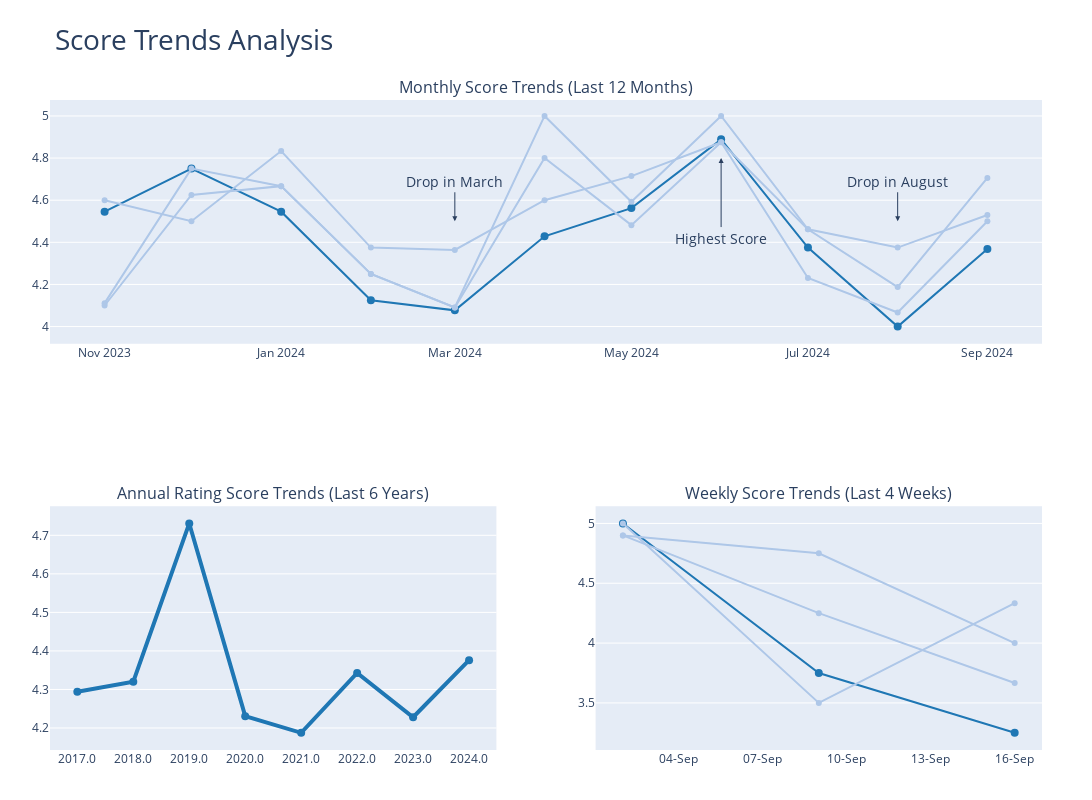

This figure's notebook cell:
### Code cell
# Convert date column to datetime format
reviews['date'] = pd.to_datetime(reviews['date'], errors='coerce')
reviews['month'] = reviews['date'].dt.to_period('M')
reviews['year'] = reviews['date'].dt.year
reviews['week'] = reviews['date'].dt.to_period('W')
reviews['week'] = reviews['date'] - pd.to_timedelta(reviews['date'].dt.weekday, unit='d')
reviews['week'] = reviews['week'].dt.strftime('%Y-%m-%d')

# Filter data for the last periods (months, years, weeks)
last_months = reviews[reviews['date'] >= pd.to_datetime('today') - pd.DateOffset(months=12)]
last_years = reviews[reviews['date'] >= pd.to_datetime('today') - pd.DateOffset(years=8)]
last_weeks = reviews[reviews['date'] >= pd.to_datetime('today') - pd.DateOffset(weeks=5)]

# Compute averages for the required periods
monthly_avg_scores = last_months.groupby('month')[['rating_score', 'food_score', 'service_score', 'atmosphere_score']].mean()
yearly_avg_scores = last_years.groupby('year')[['rating_score']].mean()
weekly_avg_scores = last_weeks.groupby('week')[['rating_score', 'food_score', 'service_score', 'atmosphere_score']].mean()

# Update the axis labels for each score to be more readable
label_mapping = {
    'rating_score': 'Rating',
    'food_score': 'Food',
    'service_score': 'Service',
    'atmosphere_score': 'Atmosphere'
}

# Create a figure with subplots using the Z-layout
fig = make_subplots(rows=2, cols=2,
                    specs=[[{"colspan": 2}, None],
                           [{}, {}]],  # 1 large plot on the first row, 2 smaller plots on the second
                    subplot_titles=("Monthly Score Trends (Last 12 Months)", 
                                    "Annual Rating Score Trends (Last 6 Years)", 
                                    "Weekly Score Trends (Last 4 Weeks)"))

# Add monthly score trends to the first row (rating_score in stronger color)
colors = ['#1f77b4', '#aec7e8', '#aec7e8', '#aec7e8']  # Same tonal range, rating_score stronger
for i, column in enumerate(monthly_avg_scores.columns):
    label = label_mapping[column]  # Get the readable label
    fig.add_trace(
        go.Scatter(x=monthly_avg_scores.index.astype(str), y=monthly_avg_scores[column],
                   mode='lines+markers', name=label, 
                   text=[f"{label} - {val:.2f}" for val in monthly_avg_scores[column]], 
                   hoverinfo="text", line=dict(color=colors[i])),
        row=1, col=1)

# Add yearly score trends to the second row (left)
fig.add_trace(
    go.Scatter(x=yearly_avg_scores.index.astype(str), y=yearly_avg_scores['rating_score'],
               mode='lines+markers', name="Rating", line=dict(color='#1f77b4', width=4),
               text=[f"Rating - {val:.2f}" for val in yearly_avg_scores['rating_score']], 
               hoverinfo="text"),
    row=2, col=1)

# Add weekly score trends to the second row (right, weaker colors)
for i, column in enumerate(weekly_avg_scores.columns):
    label = label_mapping[column]  # Get the readable label
    fig.add_trace(
        go.Scatter(x=weekly_avg_scores.index.astype(str), y=weekly_avg_scores[column],
                   mode='lines+markers', name=label, 
                   text=[f"{label} - {val:.2f}" for val in weekly_avg_scores[column]], 
                   hoverinfo="text", line=dict(color=colors[i])),
        row=2, col=2)

# Enhance presentation: remove gridlines and borders, increase size, and remove legend
fig.update_layout(showlegend=False, 
                  title="Score Trends Analysis",
                  title_font=dict(size=28),
                  margin=dict(l=50, r=50, t=100, b=50),
                  paper_bgcolor="white",
                  height=800, width=1200)

# Remove unnecessary gridlines for a cleaner look
fig.update_xaxes(showline=False, showgrid=False)
fig.update_yaxes(showline=False, showgrid=True)

# Customize x-axes formatting: show only the year for yearly data, and only day and month for weekly data
fig.update_xaxes(
    tickformat="%Y",  # Only show the year for the yearly graph
    row=2, col=1
)

fig.update_xaxes(
    tickformat="%d-%b",  # Show only the day and month for weekly graph
    row=2, col=2
)

# Add annotations to highlight key points
fig.add_annotation(x='2024-06', y=4.8, 
                   text="Highest Score", 
                   showarrow=True, arrowhead=2,
                   ax=0, ay=80, row=1, col=1, font=dict(size=14))

fig.add_annotation(x='2024-03', y=4.5, 
                   text="Drop in March", 
                   showarrow=True, arrowhead=2,
                   ax=0, ay=-40, row=1, col=1, font=dict(size=14))

fig.add_annotation(x='2024-08', y=4.5, 
                   text="Drop in August", 
                   showarrow=True, arrowhead=2,
                   ax=0, ay=-40, row=1, col=1, font=dict(size=14))

# Improve line aesthetics (rating score with more prominence)
fig.update_traces(marker=dict(size=8), selector=dict(name="Rating"))

# Display the interactive plot
fig.show()

### Figure 1 — Plotly figure (JSON) as saved in the notebook; plotly's stock layout.template omitted (floating-point values rounded to 4 significant figures)
{"data": [{"hoverinfo": "text", "line": {"color": "#1f77b4"}, "marker": {"size": 8}, "mode": "lines+markers", "name": "Rating", "text": ["Rating - 4.55", "Rating - 4.75", "Rating - 4.55", "Rating - 4.12", "Rating - 4.08", "Rating - 4.43", "Rating - 4.56", "Rating - 4.89", "Rating - 4.38", "Rating - 4.00", "Rating - 4.37"], "type": "scatter", "x": ["2023-11", "2023-12", "2024-01", "2024-02", "2024-03", "2024-04", "2024-05", "2024-06", "2024-07", "2024-08", "2024-09"], "xaxis": "x", "y": [4.545, 4.75, 4.545, 4.125, 4.077, 4.429, 4.562, 4.889, 4.375, 4, 4.368], "yaxis": "y"}, {"hoverinfo": "text", "line": {"color": "#aec7e8"}, "mode": "lines+markers", "name": "Food", "text": ["Food - 4.11", "Food - 4.75", "Food - 4.67", "Food - 4.25", "Food - 4.09", "Food - 4.80", "Food - 4.48", "Food - 4.88", "Food - 4.23", "Food - 4.07", "Food - 4.50"], "type": "scatter", "x": ["2023-11", "2023-12", "2024-01", "2024-02", "2024-03", "2024-04", "2024-05", "2024-06", "2024-07", "2024-08", "2024-09"], "xaxis": "x", "y": [4.111, 4.75, 4.667, 4.25, 4.091, 4.8, 4.481, 4.875, 4.231, 4.067, 4.5], "yaxis": "y"}, {"hoverinfo": "text", "line": {"color": "#aec7e8"}, "mode": "lines+markers", "name": "Service", "text": ["Service - 4.60", "Service - 4.50", "Service - 4.83", "Service - 4.38", "Service - 4.36", "Service - 4.60", "Service - 4.71", "Service - 4.88", "Service - 4.46", "Service - 4.38", "Service - 4.53"], "type": "scatter", "x": ["2023-11", "2023-12", "2024-01", "2024-02", "2024-03", "2024-04", "2024-05", "2024-06", "2024-07", "2024-08", "2024-09"], "xaxis": "x", "y": [4.6, 4.5, 4.833, 4.375, 4.364, 4.6, 4.714, 4.875, 4.462, 4.375, 4.529], "yaxis": "y"}, {"hoverinfo": "text", "line": {"color": "#aec7e8"}, "mode": "lines+markers", "name": "Atmosphere", "text": ["Atmosphere - 4.10", "Atmosphere - 4.62", "Atmosphere - 4.67", "Atmosphere - 4.25", "Atmosphere - 4.09", "Atmosphere - 5.00", "Atmosphere - 4.59", "Atmosphere - 5.00", "Atmosphere - 4.46", "Atmosphere - 4.19", "Atmosphere - 4.71"], "type": "scatter", "x": ["2023-11", "2023-12", "2024-01", "2024-02", "2024-03", "2024-04", "2024-05", "2024-06", "2024-07", "2024-08", "2024-09"], "xaxis": "x", "y": [4.1, 4.625, 4.667, 4.25, 4.091, 5, 4.593, 5, 4.462, 4.188, 4.706], "yaxis": "y"}, {"hoverinfo": "text", "line": {"color": "#1f77b4", "width": 4}, "marker": {"size": 8}, "mode": "lines+markers", "name": "Rating", "text": ["Rating - 4.29", "Rating - 4.32", "Rating - 4.73", "Rating - 4.23", "Rating - 4.19", "Rating - 4.34", "Rating - 4.23", "Rating - 4.38"], "type": "scatter", "x": ["2017.0", "2018.0", "2019.0", "2020.0", "2021.0", "2022.0", "2023.0", "2024.0"], "xaxis": "x2", "y": [4.294, 4.32, 4.731, 4.231, 4.188, 4.343, 4.228, 4.376], "yaxis": "y2"}, {"hoverinfo": "text", "line": {"color": "#1f77b4"}, "marker": {"size": 8}, "mode": "lines+markers", "name": "Rating", "text": ["Rating - 5.00", "Rating - 3.75", "Rating - 3.25"], "type": "scatter", "x": ["2024-09-02", "2024-09-09", "2024-09-16"], "xaxis": "x3", "y": [5, 3.75, 3.25], "yaxis": "y3"}, {"hoverinfo": "text", "line": {"color": "#aec7e8"}, "mode": "lines+markers", "name": "Food", "text": ["Food - 5.00", "Food - 3.50", "Food - 4.33"], "type": "scatter", "x": ["2024-09-02", "2024-09-09", "2024-09-16"], "xaxis": "x3", "y": [5, 3.5, 4.333], "yaxis": "y3"}, {"hoverinfo": "text", "line": {"color": "#aec7e8"}, "mode": "lines+markers", "name": "Service", "text": ["Service - 4.90", "Service - 4.25", "Service - 3.67"], "type": "scatter", "x": ["2024-09-02", "2024-09-09", "2024-09-16"], "xaxis": "x3", "y": [4.9, 4.25, 3.667], "yaxis": "y3"}, {"hoverinfo": "text", "line": {"color": "#aec7e8"}, "mode": "lines+markers", "name": "Atmosphere", "text": ["Atmosphere - 4.90", "Atmosphere - 4.75", "Atmosphere - 4.00"], "type": "scatter", "x": ["2024-09-02", "2024-09-09", "2024-09-16"], "xaxis": "x3", "y": [4.9, 4.75, 4], "yaxis": "y3"}], "layout": {"annotations": [{"font": {"size": 16}, "showarrow": false, "text": "Monthly Score Trends (Last 12 Months)", "x": 0.5, "xanchor": "center", "xref": "paper", "y": 1, "yanchor": "bottom", "yref": "paper"}, {"font": {"size": 16}, "showarrow": false, "text": "Annual Rating Score Trends (Last 6 Years)", "x": 0.225, "xanchor": "center", "xref": "paper", "y": 0.375, "yanchor": "bottom", "yref": "paper"}, {"font": {"size": 16}, "showarrow": false, "text": "Weekly Score Trends (Last 4 Weeks)", "x": 0.775, "xanchor": "center", "xref": "paper", "y": 0.375, "yanchor": "bottom", "yref": "paper"}, {"arrowhead": 2, "ax": 0, "ay": 80, "font": {"size": 14}, "showarrow": true, "text": "Highest Score", "x": "2024-06", "xref": "x", "y": 4.8, "yref": "y"}, {"arrowhead": 2, "ax": 0, "ay": -40, "font": {"size": 14}, "showarrow": true, "text": "Drop in March", "x": "2024-03", "xref": "x", "y": 4.5, "yref": "y"}, {"arrowhead": 2, "ax": 0, "ay": -40, "font": {"size": 14}, "showarrow": true, "text": "Drop in August", "x": "2024-08", "xref": "x", "y": 4.5, "yref": "y"}], "height": 800, "margin": {"b": 50, "l": 50, "r": 50, "t": 100}, "paper_bgcolor": "white", "showlegend": false, "title": {"font": {"size": 28}, "text": "Score Trends Analysis"}, "width": 1200, "xaxis": {"anchor": "y", "domain": [0, 1], "showgrid": false, "showline": false}, "xaxis2": {"anchor": "y2", "domain": [0, 0.45], "showgrid": false, "showline": false, "tickformat": "%Y"}, "xaxis3": {"anchor": "y3", "domain": [0.55, 1], "showgrid": false, "showline": false, "tickformat": "%d-%b"}, "yaxis": {"anchor": "x", "domain": [0.625, 1], "showgrid": true, "showline": false}, "yaxis2": {"anchor": "x2", "domain": [0, 0.375], "showgrid": true, "showline": false}, "yaxis3": {"anchor": "x3", "domain": [0, 0.375], "showgrid": true, "showline": false}}}
